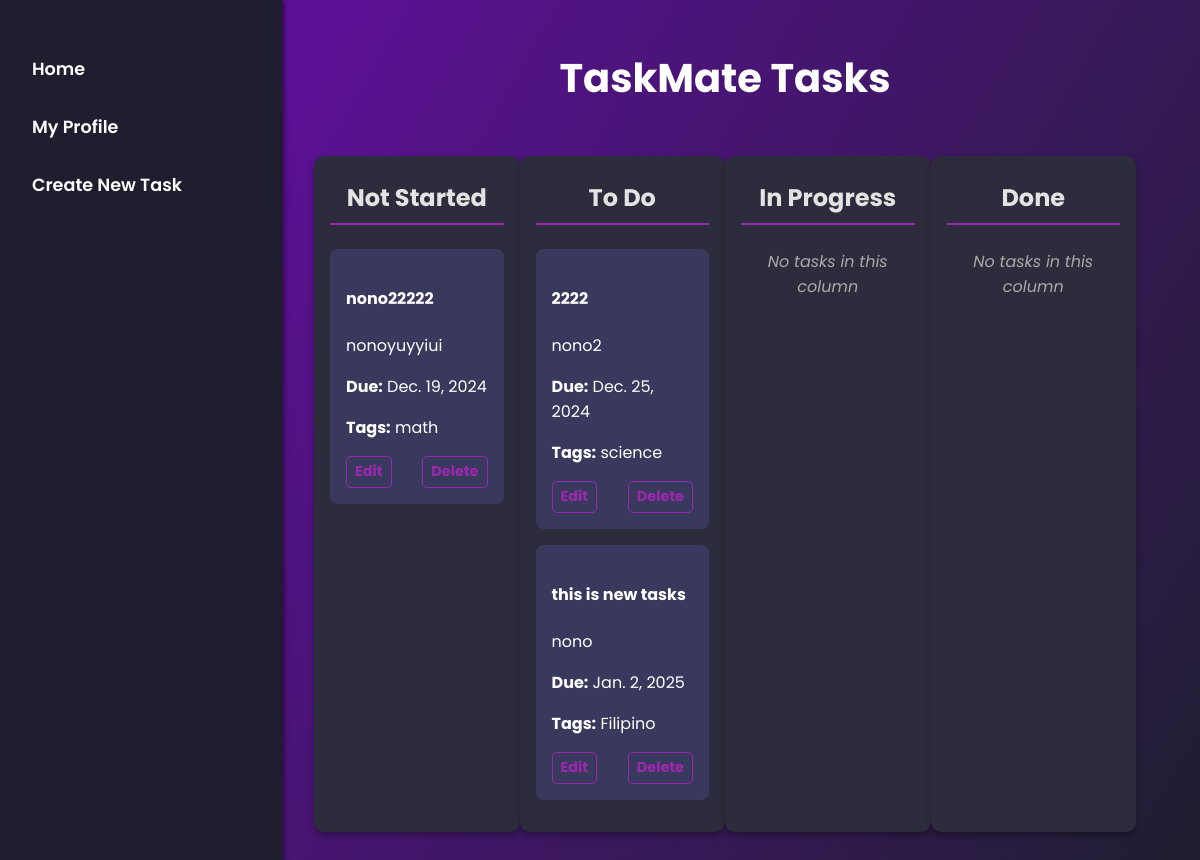
The page /tasks on the database its author committed.
### myapp/models.py (models this page shows, shortened)
class Task(models.Model):
    title = models.CharField(max_length=200)
    description = models.TextField(blank=True, null=True)
    status = models.CharField(
        max_length=20,
        choices=KANBAN_COLUMNS,
        default='NOT_STARTED',
    )
    due_date = models.DateField(blank=True, null=True)  # New field
    tags = models.CharField(max_length=200, blank=True, null=True)  # New field
    created_at = models.DateTimeField(auto_now_add=True)
    updated_at = models.DateTimeField(auto_now=True)

### myapp/views.py (the view)
# urls.py: path('tasks', views.kanban_board, name='kanban_board'),  # Display Kanban board
def kanban_board(request):
    tasks = {
        'NOT_STARTED': Task.objects.filter(status='NOT_STARTED'),
        'PENDING': Task.objects.filter(status='PENDING'),
        'TODO': Task.objects.filter(status='TODO'),
        'IN_PROGRESS': Task.objects.filter(status='IN_PROGRESS'),
        'DONE': Task.objects.filter(status='DONE'),
    }
    return render(request, 'kanban_board.html', {'tasks': tasks})

### myapp/templates/kanban_board.html (shortened to what this page needs)
<!DOCTYPE html>
<html lang="en">
<head>
</head>
<body>
    <div class="sidebar">
        <a href="{% url 'home' %}">Home</a>
        <a href="{% url 'profile' %}">My Profile</a>
        <a href="{% url 'create_task' %}">Create New Task</a>
    </div>
    <div class="content">
        <h1>TaskMate Tasks</h1>
        <div class="kanban-container">
            <div class="kanban-column" data-status="NOT_STARTED" ondragover="allowDrop(event)" ondrop="drop(event)">
                <h3>Not Started</h3>
                {% for task in tasks.NOT_STARTED %}
                    <div class="task" draggable="true" ondragstart="dragStart(event)" ondragend="dragEnd(event)" data-id="{{ task.id }}" data-tag="{{ task.tags }}" data-created="{{ task.created }}">
                        <h4>{{ task.title }}</h4>
                        <p>{{ task.description }}</p>
                        <p><strong>Due:</strong> {{ task.due_date }}</p>
                        <p><strong>Tags:</strong> {{ task.tags }}</p>
                        <div class="task-actions">
                            <a href="{% url 'edit_task' task.id %}" class="edit-btn">Edit</a>
                            <a href="{% url 'delete_task' task.id %}" class="delete-btn">Delete</a>
                        </div>
                    </div>
                {% empty %}
                    <p class="empty-message">No tasks in this column</p>
                {% endfor %}
            </div>
            <div class="kanban-column" data-status="TODO" ondragover="allowDrop(event)" ondrop="drop(event)">
                <h3>To Do</h3>
                {% for task in tasks.TODO %}
                    <div class="task" draggable="true" ondragstart="dragStart(event)" ondragend="dragEnd(event)" data-id="{{ task.id }}" data-tag="{{ task.tags }}" data-created="{{ task.created }}">
                        <h4>{{ task.title }}</h4>
                        <p>{{ task.description }}</p>
                        <p><strong>Due:</strong> {{ task.due_date }}</p>
                        <p><strong>Tags:</strong> {{ task.tags }}</p>
                        <div class="task-actions">
                            <a href="{% url 'edit_task' task.id %}" class="edit-btn">Edit</a>
                            <a href="{% url 'delete_task' task.id %}" class="delete-btn">Delete</a>
                        </div>
                    </div>
                {% empty %}
                    <p class="empty-message">No tasks in this column</p>
                {% endfor %}
            </div>
            <div class="kanban-column" data-status="IN_PROGRESS" ondragover="allowDrop(event)" ondrop="drop(event)">
                <h3>In Progress</h3>
                {% for task in tasks.IN_PROGRESS %}
                <div class="task" draggable="true" ondragstart="dragStart(event)" ondragend="dragEnd(event)" data-id="{{ task.id }}" data-tag="{{ task.tags }}" data-created="{{ task.created_at }}">
                        <h4>{{ task.title }}</h4>
                        <p>{{ task.description }}</p>
                        <p><strong>Due:</strong> {{ task.due_date }}</p>
                        <p><strong>Tags:</strong> {{ task.tags }}</p>
                        <div class="task-actions">
                            <a href="{% url 'edit_task' task.id %}" class="edit-btn">Edit</a>
                            <a href="{% url 'delete_task' task.id %}" class="delete-btn">Delete</a>
                        </div>
                    </div>
                {% empty %}
                    <p class="empty-message">No tasks in this column</p>
                {% endfor %}
            </div>
            <div class="kanban-column" data-status="DONE" ondragover="allowDrop(event)" ondrop="drop(event)">
                <h3>Done</h3>
                {% for task in tasks.DONE %}
                    <div class="task" draggable="true" ondragstart="dragStart(event)" ondragend="dragEnd(event)" data-id="{{ task.id }}" data-tag="{{ task.tags }}" data-created="{{ task.created }}">
                        <h4>{{ task.title }}</h4>
                        <p>{{ task.description }}</p>
                        <p><strong>Due:</strong> {{ task.due_date }}</p>
                        <p><strong>Tags:</strong> {{ task.tags }}</p>
                        <div class="task-actions">
                            <a href="{% url 'edit_task' task.id %}" class="edit-btn">Edit</a>
                            <a href="{% url 'delete_task' task.id %}" class="delete-btn">Delete</a>
                        </div>
                    </div>
                {% empty %}
                    <p class="empty-message">No tasks in this column</p>
                {% endfor %}
            </div>
        </div>
    </div>
</body>
</html>

### myapp/templates/kanban_board.html (style rules this page uses)
body { font-family: 'Poppins', sans-serif; background: linear-gradient(120deg, #6a0dad, #1e1e2f); color: #fff; margin: 0; padding: 0; display: flex; }
.sidebar { width: 250px; height: 100vh; background: #1e1e2f; position: fixed; top: 0; left: 0; padding: 2rem 1rem; box-shadow: 2px 0 5px rgba(0, 0, 0, 0.5); }
.sidebar a { display: block; color: #fff; text-decoration: none; margin: 1rem 0; font-size: 1.1rem; font-weight: 600; padding: 0.5rem 1rem; border-radius: 25px; transition: background-color 0.3s ease, color 0.3s ease; }
.content { margin-left: 250px; padding: 2rem; width: calc(100% - 250px); }
h1 { text-align: center; margin: 1rem 0; font-size: 2.5rem; }
.kanban-container { display: flex; justify-content: space-around; padding: 2rem; }
.kanban-column { width: 30%; background: #2c2c3c; border-radius: 10px; padding: 1rem; box-shadow: 0 4px 6px rgba(0, 0, 0, 0.3); }
.kanban-column h3 { text-align: center; margin: 0.5rem 0 1.5rem; font-size: 1.5rem; color: #e3e3e3; border-bottom: 2px solid #9c27b0; padding-bottom: 0.5rem; }
.task { background-color: #39395d; padding: 1rem; margin-bottom: 1rem; border-radius: 8px; cursor: grab; }
.task-actions { margin-top: 0.5rem; display: flex; justify-content: space-between; }
.task-actions a { color: #9c27b0; text-decoration: none; font-size: 0.9rem; font-weight: bold; border: 1px solid #9c27b0; border-radius: 5px; padding: 0.3rem 0.5rem; transition: background-color 0.3s ease, color 0.3s ease; }
.empty-message { text-align: center; color: #aaa; font-style: italic; }

### rows shown on the page
Task: title "nono22222", description "nonoyuyyiui", due_date "Dec. 19, 2024", tags "math"
Task: title "2222", description "nono2", due_date "Dec. 25, 2024", tags "science"
Task: title "this is new tasks", description "nono", due_date "Jan. 2, 2025", tags "Filipino"
